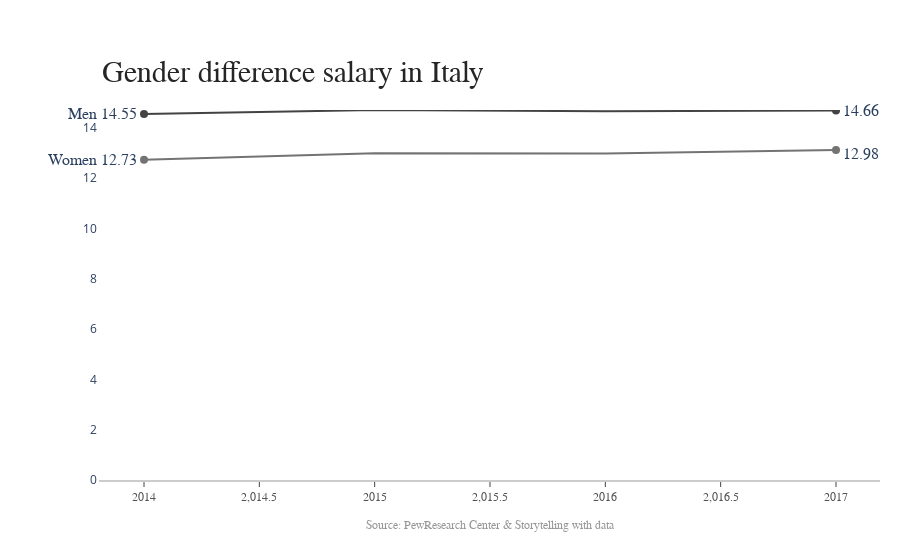

Notebook source saved alongside this figure:
### Markdown cell above
### Plot line chart

### Code cell
df_sex_tot = df_sex.query('Territorio=="Italia"')

title = 'Gender difference salary in Italy'
labels = ['Men','Women']
colors = ['rgb(67,67,67)', 'rgb(115,115,115)']
mode_size = [8, 8]
line_size = [2, 2]

x_data = np.vstack((np.arange(df_sex_tot.TIME.min(), df_sex_tot.TIME.max()+1),)*2)

df_sex_tot.sort_values(by='TIME')
y_tot_m = df_sex_tot.query('Sesso=="maschi"')
y_tot_w = df_sex_tot.query('Sesso=="femmine"')
y_data = np.array([y_tot_m['Value'],y_tot_w['Value']])

fig = go.Figure()

for i in range(0, 2):
    fig.add_trace(go.Scatter(x=x_data[i], y=y_data[i], mode='lines',
        name=labels[i],
        line=dict(color=colors[i], width=line_size[i]),
        connectgaps=True,
    ))

    # endpoints
    fig.add_trace(go.Scatter(
        x=[x_data[i][0], x_data[i][-1]],
        y=[y_data[i][0], y_data[i][-1]],
        mode='markers',
        marker=dict(color=colors[i], size=mode_size[i])
    ))

fig.update_layout(
    xaxis=dict(
        showline=True,
        showgrid=False,
        showticklabels=True,
        linecolor='rgb(204, 204, 204)',
        linewidth=2,
        ticks='outside',
        tickfont=dict(
            family='Arial',
            size=12,
            color='rgb(82, 82, 82)'
        )
    ),
    yaxis=dict(
        showgrid=True,
        zeroline=True,
        showline=True,
        showticklabels=True,
        range = [0, max(df_sex_tot['Value'])]
    ),
    autosize=False,
    margin=dict(
        autoexpand=False,
        l=100,
        r=20,
        t=110,
    ),
    showlegend=False,
    plot_bgcolor='white'
)

annotations = []

# Adding labels
for y_trace, label, color in zip(y_data, labels, colors):
    # labeling the left_side of the plot
    annotations.append(dict(xref='paper', x=0.05, y=y_trace[0],
                                  xanchor='right', yanchor='middle',
                                  text=label + ' {}'.format(y_trace[0]),
                                  font=dict(family='Arial',
                                            size=16),
                                  showarrow=False))
    # labeling the right_side of the plot
    annotations.append(dict(xref='paper', x=0.95, y=y_trace[2],
                                  xanchor='left', yanchor='middle',
                                  text='{}'.format(y_trace[2]),
                                  font=dict(family='Arial',
                                            size=16),
                                  showarrow=False))
# Title
annotations.append(dict(xref='paper', yref='paper', x=0.0, y=1.05,
                              xanchor='left', yanchor='bottom',
                              text=title,
                              font=dict(family='Arial',
                                        size=30,
                                        color='rgb(37,37,37)'),
                              showarrow=False))
# Source
annotations.append(dict(xref='paper', yref='paper', x=0.5, y=-0.1,
                              xanchor='center', yanchor='top',
                              text='Source: PewResearch Center & ' +
                                   'Storytelling with data',
                              font=dict(family='Arial',
                                        size=12,
                                        color='rgb(150,150,150)'),
                              showarrow=False))

fig.update_layout(annotations=annotations)

fig.show()

### Figure 1 — Plotly figure (JSON) as saved in the notebook; plotly's stock layout.template omitted (floating-point values rounded to 4 significant figures)
{"data": [{"connectgaps": true, "line": {"color": "rgb(67,67,67)", "width": 2}, "mode": "lines", "name": "Men", "type": "scatter", "x": [2014, 2015, 2016, 2017], "y": [14.55, 14.71, 14.66, 14.69]}, {"marker": {"color": "rgb(67,67,67)", "size": 8}, "mode": "markers", "type": "scatter", "x": [2014, 2017], "y": [14.55, 14.69]}, {"connectgaps": true, "line": {"color": "rgb(115,115,115)", "width": 2}, "mode": "lines", "name": "Women", "type": "scatter", "x": [2014, 2015, 2016, 2017], "y": [12.73, 12.99, 12.98, 13.12]}, {"marker": {"color": "rgb(115,115,115)", "size": 8}, "mode": "markers", "type": "scatter", "x": [2014, 2017], "y": [12.73, 13.12]}], "layout": {"annotations": [{"font": {"family": "Arial", "size": 16}, "showarrow": false, "text": "Men 14.55", "x": 0.05, "xanchor": "right", "xref": "paper", "y": 14.55, "yanchor": "middle"}, {"font": {"family": "Arial", "size": 16}, "showarrow": false, "text": "14.66", "x": 0.95, "xanchor": "left", "xref": "paper", "y": 14.66, "yanchor": "middle"}, {"font": {"family": "Arial", "size": 16}, "showarrow": false, "text": "Women 12.73", "x": 0.05, "xanchor": "right", "xref": "paper", "y": 12.73, "yanchor": "middle"}, {"font": {"family": "Arial", "size": 16}, "showarrow": false, "text": "12.98", "x": 0.95, "xanchor": "left", "xref": "paper", "y": 12.98, "yanchor": "middle"}, {"font": {"color": "rgb(37,37,37)", "family": "Arial", "size": 30}, "showarrow": false, "text": "Gender difference salary in Italy", "x": 0, "xanchor": "left", "xref": "paper", "y": 1.05, "yanchor": "bottom", "yref": "paper"}, {"font": {"color": "rgb(150,150,150)", "family": "Arial", "size": 12}, "showarrow": false, "text": "Source: PewResearch Center & Storytelling with data", "x": 0.5, "xanchor": "center", "xref": "paper", "y": -0.1, "yanchor": "top", "yref": "paper"}], "autosize": false, "margin": {"autoexpand": false, "l": 100, "r": 20, "t": 110}, "plot_bgcolor": "white", "showlegend": false, "xaxis": {"linecolor": "rgb(204, 204, 204)", "linewidth": 2, "showgrid": false, "showline": true, "showticklabels": true, "tickfont": {"color": "rgb(82, 82, 82)", "family": "Arial", "size": 12}, "ticks": "outside"}, "yaxis": {"range": [0, 14.71], "showgrid": true, "showline": true, "showticklabels": true, "zeroline": true}}}
